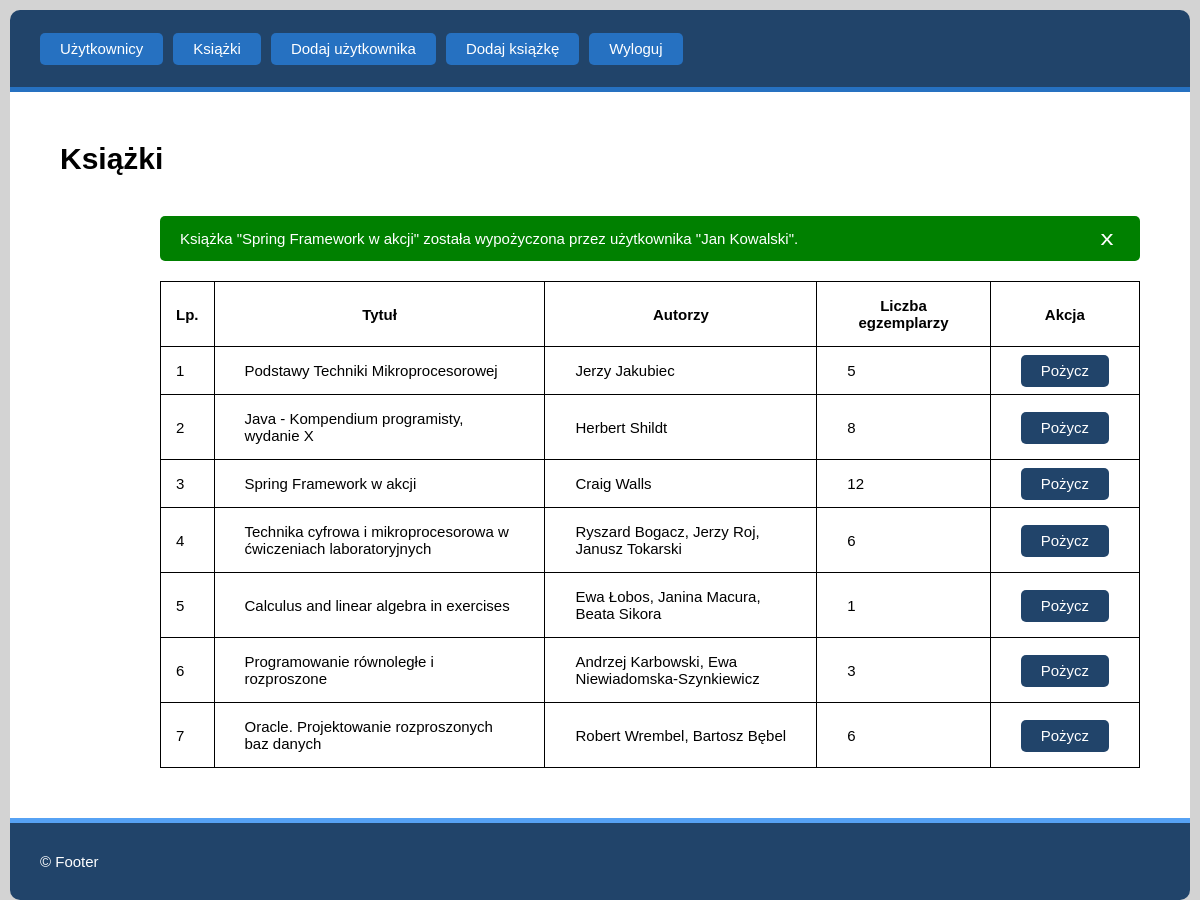
The page /index.php?action=books/rent&_bookid=3 (signed in) on the database its author committed.
### tables this page shows
CREATE TABLE `books` (
  `id` bigint(20) UNSIGNED NOT NULL,
  `title` varchar(100) NOT NULL,
  `authors` varchar(100) NOT NULL,
  `copies` int(10) UNSIGNED NOT NULL
);

### src/core/Renderer.php (called while the page is built, shortened)
<?php
class Renderer
{
    public function render($view, $data = array())
    {
        require_once Config::get('__MVC_VIEWS_DIR') . $view . '.php';
    }
}

### src/controllers/BooksController.php (called while the page is built, shortened)
<?php
class BooksController extends Controller
{
    private $_service;
    public function __construct()
    {
        $this->_service = BooksService::get_instance();
    }
    public function rent()
    {
        $this->_service->rent_refund_selected_book(
            'wypożyczenie', 'wypożyczona',
            "INSERT INTO books_users_binding (`user_id`, `book_id`) VALUES (?,?)",
            "UPDATE books SET copies = copies - 1 WHERE id = ?",
            true,
        );
        $result = $this->_pdo->get_data_from_db("SELECT * FROM books", BookModel::class);
        $this->renderer->render('show_books', array(
            'books_data' => $result,
            'banner_text' => $this->_service->get_banner_text(),
            'banner_active_class' => !empty($this->_service->get_banner_text()) ? 'app__banner--enabled' : '',
            'header_mode' => $_SESSION['logged_user']['user_role'] === Config::get('__ADMIN_ROLE') ? 'admin' : 'user',
            'banner_mode_class' => $this->_service->get_banner_error() ? 'app__banner--error' : 'app__banner--info',
        ));
    }
}

### src/core/MvcApplication.php (called while the page is built, shortened)
<?php
class MvcApplication
{
    private static $_instance;
    private $renderer_instance;
    private function __construct()
    {
        $this->renderer_instance = Renderer::get_instance();
        $this->render_mvc();
    }
    private function render_mvc()
    {
        try
        {
            $action_params = $this->parse_url();
            $this->controller_instance = new $controller_class_name;
            call_user_func([ $this->controller_instance, $action_params['method'] ]);
        }
        catch(ReflectionException $e)
        {
            $this->renderer_instance->render('_not-found');
            die;
        }
    }
    private function parse_url()
    {
        $action_type = Config::get('__MVC_DEF_METHOD');
        $separate_controller_and_method = explode('/', filter_var(rtrim($_GET['action']), FILTER_SANITIZE_URL));
        if (count($separate_controller_and_method) > 1)
        {
            $action_type = $separate_controller_and_method[1];
        }
        return array(
            'controller' => $this->parse_controller_name($separate_controller_and_method[0]),
            'method' =>     $action_type,
        );
    }
    private function parse_controller_name($controller_raw_name)
    {
        return ucfirst($controller_raw_name) . Config::get('__MVC_CONTROLLER_SUFFIX');
    }
    public static function run()
    {
        if (self::$_instance == null) self::$_instance = new MvcApplication();
    }
}

### index.php (called while the page is built, shortened)
<?php
require_once __DIR__ . __SEP__ . 'src' . __SEP__ . 'config.php';
MvcApplication::run();

### src/core/DbContext.php (called while the page is built, shortened)
<?php
class DbContext
{
    private $_db_handler;
    private function __construct()
    {
        try
        {
            $this->_db_handler = new PDO(
                Config::get('__DB_DSN'),
                Config::get('__DB_USERNAME'),
                Config::get('__DB_PASSWORD'),
                Config::get('__DB_INIT_COMMANDS')
            );
            $this->_db_handler->setAttribute(PDO::ATTR_ERRMODE, PDO::ERRMODE_EXCEPTION);
        }
        catch (PDOException $e)
        {
            echo 'Nie udało połączyć się z bazą danych.<br>';
            echo $e->getMessage();
            die;
        }
    }
    public function get_data_from_db($sql_query, $model_clazz, $id = null)
    {
        $cursor = null;
        $data_array = array();
        if (isset($id))
        {
            $prep_statement = $this->_db_handler->prepare($sql_query);
            $prep_statement->execute(array('id_sant' => (int) $id));
            $cursor = $prep_statement;
        }
        else
        {
            $cursor = $this->_db_handler->query($sql_query);
        }
        while ($mapped_objects = $cursor->fetchObject($model_clazz))
        {
            array_push($data_array, $mapped_objects);
        }
        return $data_array;
    }
}

### src/core/Config.php (called while the page is built, shortened)
<?php
class Config
{
    private static $_values = array();
    public static function set($key, $value)
    {
        self::$_values[$key] = $value;
    }
    public static function get($key)
    {
        return self::$_values[$key];
    }
}

### src/models/BookModel.php (called while the page is built, shortened)
<?php
class BookModel
{
    protected $id;
    protected $title;
    protected $authors;
    protected $copies;
    public function get_id()
    {
        return $this->id;
    }
    public function get_title()
    {
        return $this->title;
    }
    public function get_authors()
    {
        return $this->authors;
    }
    public function get_copies()
    {
        return $this->copies;
    }
}

### src/views/show_books.php (the view, shortened to what this page needs)
<!DOCTYPE html>
<html lang="pl">
<head>
    <link rel="stylesheet" href="static/styles.css">
</head>
<body>
    <main class="app__content">
        <h1>Książki</h1>
        <div class="table-with-banner__container">
            <div id="banner-container" class="app__banner <?= $data['banner_active_class'] . ' ' . $data['banner_mode_class'] ?>">
                <?= $data['banner_text'] ?>
                <button id="close-banner-button" class="banner__close-button">x</button>
            </div>
            <?php if ($data['books_data']) { ?>
                <table class="app__table">
                    <tr>
                        <th class="cell--lp">Lp.</th>
                        <th>Tytuł</th>
                        <th>Autorzy</th>
                        <th>Liczba egzemplarzy</th>
                        <th>Akcja</th>
                    </tr>
                    <?php for ($i = 0; $i < count($data['books_data']); $i++) { ?>
                        <tr>
                            <td class="cell--lp"><?= $i + 1 ?></td>
                            <td><?= $data['books_data'][$i]->get_title() ?></td>
                            <td><?= $data['books_data'][$i]->get_authors() ?></td>
                            <td><?= $data['books_data'][$i]->get_copies() ?></td>
                            <td class="cell--center">
                                <?php if ($data['books_data'][$i]->get_copies() > 0) { ?>
                                    <a class="button--default button__variant--normal"
                                        href="index.php?action=books/rent&_bookid=<?= $data['books_data'][$i]->get_id() ?>">
                                        Pożycz
                                    </a>
                                <?php } ?>
                            </td>
                        </tr>
                    <?php } ?>
                </table>
            <?php } else { ?>
                <div class="app__banner app__banner--inline app__banner--warn">
                    Brak zapisanych książek w bibliotece. Kliknij <a href="index.php?action=books/add">tutaj</a> aby dodać pierwszą książkę.
                </div>
            <?php } ?>
        </div>
    </main>
</body>
</html>

### static/styles.css (style rules this page uses)
* { padding: 0; margin: 0; box-sizing: border-box; font-family: sans-serif; }
h1 { margin-bottom: 40px; }
body { height: 100vh; padding: 10px; display: flex; flex-direction: column; border-radius: 10px; width: 100%; font-size: 15px; background-color: lightgray; }
.app__header, .app__footer { display: flex; justify-content: flex-start; align-items: center; padding: 30px; width: 100%; color: white; background-color: #21446a; }
.app__header { border-bottom: 5px solid #2671c1; border-radius: 10px 10px 0 0; }
.header__list { display: flex; list-style-type: none; }
.header__list > li { margin-right: 10px; }
.header__list > li a.header__list__link { color: white; text-decoration: none; padding: 7px 20px 8px; background-color: #2671c1; border-radius: 5px; transition: .2s background-color linear; }
.app__footer { border-top: 5px solid #56a2f4; border-radius: 0 0 10px 10px; }
.app__content { padding: 50px; flex-grow: 1; background-color: white; }
.content__form__container, .form-with-banner__container, .table-with-banner__container { margin-left: 100px; max-width: 800px; }
.table-with-banner__container { max-width: 1100px; }
.app__table { border-collapse: collapse; width: 100%; }
.app__table td, .app__table th { padding: 15px 30px; border: 1px solid black; }
.app__table td.cell--lp, .app__table th.cell--lp { padding: 15px; width: 20px; }
.app__table td.cell--center { text-align: center; }
.app__banner { display: none; justify-content: space-between; align-items: center; margin-bottom: 20px; border-radius: 5px; padding: 10px 20px; color: white; }
.app__banner--info { background-color: green; }
.app__banner--enabled { display: flex; }
.banner__close-button { background-color: transparent; border: none; cursor: pointer; padding: 2px 8px 3px; line-height: 1; transform:scale(1.3,1); font-size: 20px; color: white; }
.button--default { width: fit-content; font-size: 15px; padding: 7px 20px 8px; border: none; cursor: pointer; }
.button__variant--normal, .button__variant--error { border-radius: 5px; transition: .2s all linear; background-color: #21446a; color: white; text-decoration: none; }

### rows shown on the page
books: title "Podstawy Techniki Mikroprocesorowej", authors "Jerzy Jakubiec", copies "5"
books: title "Java - Kompendium programisty, wydanie X", authors "Herbert Shildt", copies "8"
books: title "Spring Framework w akcji", authors "Craig Walls", copies "12"
books: title "Technika cyfrowa i mikroprocesorowa w ćwiczeniach laboratoryjnych", authors "Ryszard Bogacz, Jerzy Roj, Janusz Tokarski", copies "6"
books: title "Calculus and linear algebra in exercises", authors "Ewa Łobos, Janina Macura, Beata Sikora", copies "1"
books: title "Programowanie równoległe i rozproszone", authors "Andrzej Karbowski, Ewa Niewiadomska-Szynkiewicz", copies "3"
books: title "Oracle. Projektowanie rozproszonych baz danych", authors "Robert Wrembel, Bartosz Bębel", copies "6"

### other values the page prints
$data['banner_text'] "Książka \"Spring Framework w akcji\" została wypożyczona przez użytkownika \"Jan Kowalski\"."
